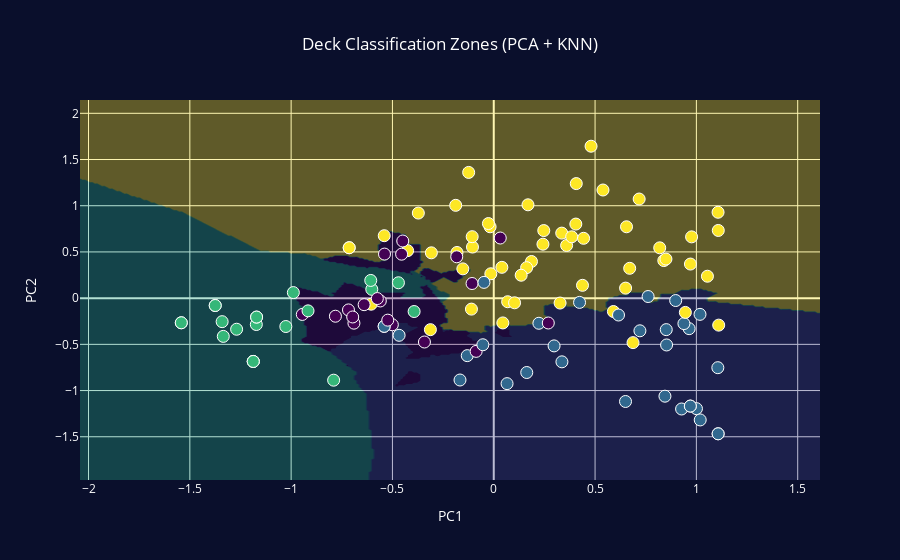

The code cell stored with this chart in its notebook:
### Code cell
fig = go.Figure()

# Decision zones (cluster regions)
fig.add_trace(
    go.Contour(
        x=np.linspace(x_min, x_max, 300),
        y=np.linspace(y_min, y_max, 300),
        z=Z,
        showscale=False,
        colorscale="Viridis",
        opacity=0.35,
        contours=dict(showlines=False)
    )
)

# Deck scatter
fig.add_trace(
    go.Scatter(
        x=df["pc1"],
        y=df["pc2"],
        mode="markers",
        marker=dict(
            size=12,
            color=df["cluster"],
            colorscale="Viridis",
            line=dict(width=1, color="white")
        ),
        text=df["sorted_deck_str"],
        hovertemplate="<b>Cluster %{marker.color}</b><br>%{text}<extra></extra>"
    )
)

fig.update_layout(
    title="Deck Classification Zones (PCA + KNN)",
    xaxis_title="PC1",
    yaxis_title="PC2",
    plot_bgcolor="#0a0f2c",
    paper_bgcolor="#0a0f2c",
    font=dict(color="white"),
    title_x=0.5
)

fig.show()

### Figure 1 — Plotly figure (JSON) as saved in the notebook; plotly's stock layout.template omitted (floating-point values rounded to 4 significant figures; data arrays with more than 128 entries replaced by an {"elided": "..."} marker saying what was removed)
{"data": [{"colorscale": [[0, "#440154"], [0.1111, "#482878"], [0.2222, "#3e4989"], [0.3333, "#31688e"], [0.4444, "#26828e"], [0.5556, "#1f9e89"], [0.6667, "#35b779"], [0.7778, "#6ece58"], [0.8889, "#b5de2b"], [1, "#fde725"]], "contours": {"showlines": false}, "opacity": 0.35, "showscale": false, "type": "contour", "x": {"elided": "300 float values"}, "y": {"elided": "300 float values"}, "z": {"elided": "300x300 int values"}}, {"hovertemplate": "<b>Cluster %{marker.color}</b><br>%{text}<extra></extra>", "marker": {"color": [0, 3, 2, 2, 2, 2, 1, 2, 3, 1, 1, 3, 3, 3, 1, 1, 0, 3, 3, 1, 1, 3, 2, 1, 1, 2, 3, 0, 3, 3, 0, 2, 3, 3, 1, 3, 3, 3, 0, 1, 3, 3, 1, 3, 3, 0, 1, 0, 1, 0, 3, 2, 3, 2, 0, 0, 1, 3, 2, 2, 3, 3, 3, 1, 2, 0, 2, 1, 1, 1, 1, 3, 3, 3, 3, 3, 3, 3, 1, 1, 3, 3, 3, 3, 1, 3, 0, 0, 1, 0, 2, 0, 3, 1, 3, 3, 3, 2, 2, 1, 3, 3, 3, 3, 1, 2, 2, 1, 0, 0, 3, 3, 3, 0, 2, 1, 1, 3, 3, 1, 2, 3, 1, 3, 3, 0], "colorscale": [[0, "#440154"], [0.1111, "#482878"], [0.2222, "#3e4989"], [0.3333, "#31688e"], [0.4444, "#26828e"], [0.5556, "#1f9e89"], [0.6667, "#35b779"], [0.7778, "#6ece58"], [0.8889, "#b5de2b"], [1, "#fde725"]], "line": {"color": "white", "width": 1}, "size": 12}, "mode": "markers", "text": ["Barbarian Barrel, Baby Dragon, Tornado, Ice Wizard, Poison, Graveyard, Tombstone, Knight", "Mega Knight, Arrows, Bats, Archer Queen, Royal Ghost, Bandit, Ram Rider, Lightning", "P.E.K.K.A, Electro Wizard, Royal Ghost, Arrows, Battle Ram, Lumberjack, Mother Witch, Golden Knight", "P.E.K.K.A, Electro Wizard, Royal Ghost, Arrows, Battle Ram, Lumberjack, Mother Witch, Golden Knight", "P.E.K.K.A, Rage, Arrows, Goblin Giant, Bomber, Goblin Curse, Goblin Machine, Spirit Empress", "Electro Wizard, Elite Barbarians, Lumberjack, Goblin Curse, Elixir Golem, Fireball, Executioner, Skeleton Army", "The Log, Ice Spirit, Knight, Goblin Barrel, Princess, Goblin Gang, Rocket, Inferno Tower", "P.E.K.K.A, Rage, Electro Wizard, Arrows, Goblin Giant, Bomber, Goblin Curse, Goblin Machine", "Mega Knight, Mini P.E.K.K.A, The Log, Minions, Tesla, Executioner, Royal Delivery, Vines", "The Log, Ice Spirit, Skeletons, Cannon, Firecracker, Valkyrie, P.E.K.K.A, Goblinstein", "Ice Spirit, Royal Hogs, Cannon, Earthquake, Ice Golem, Hunter, Elixir Collector, Little Prince", "Mini P.E.K.K.A, Skeleton Army, The Log, Hog Rider, Boss Bandit, Executioner, Royal Delivery, Fisherman", "Mega Knight, Goblin Barrel, Hog Rider, Electro Wizard, Knight, Tesla, Fireball, Musketeer", "Mega Knight, Mini P.E.K.K.A, Witch, Inferno Dragon, Lumberjack, Boss Bandit, Skeleton Barrel, Electro Dragon", "The Log, Royal Hogs, Tesla, Electro Spirit, Mega Knight, Royal Delivery, Archer Queen, Electro Dragon", "Royal Hogs, Arrows, Fireball, Barbarian Barrel, Flying Machine, Goblin Cage, Royal Recruits, Zappies", "Barbarian Barrel, Tornado, Ice Wizard, Poison, Skeleton King, Graveyard, Tombstone, Phoenix", "Witch, Arrows, Minions, Giant Snowball, Bowler, Guards, Giant, Graveyard", "Mega Knight, Mini P.E.K.K.A, Arrows, Bats, Firecracker, Tesla, Royal Ghost, Skeleton Barrel", "Knight, Arrows, Cannon, Goblin Barrel, Valkyrie, P.E.K.K.A, Wizard, Magic Archer", "The Log, Fireball, Archers, Boss Bandit, Royal Delivery, Balloon, Bats, Lumberjack", "Mega Knight, Witch, Arrows, Inferno Dragon, Electro Spirit, Magic Archer, Rocket, Fire Spirit", "Rage, Elite Barbarians, Royal Ghost, Bandit, Heal Spirit, Archers, Elixir Collector, Three Musketeers", "The Log, Skeletons, Knight, Tesla, Goblin Barrel, Giant Snowball, Dart Goblin, Ice Wizard", "The Log, Tesla, Firecracker, Princess, Valkyrie, Witch, Hunter, Bandit", "Arrows, Zap, Inferno Dragon, Balloon, Guards, Lava Hound, Skeleton Dragons, Valkyrie", "Skeleton Army, The Log, Arrows, Golden Knight, Princess, Baby Dragon, Inferno Tower, P.E.K.K.A", "Baby Dragon, Lumberjack, Golem, Night Witch, Zap, Mega Minion, Archers, Goblin Gang", "Mega Knight, Mini P.E.K.K.A, Skeleton Army, Minions, Dart Goblin, Princess, Elixir Golem, Mother Witch", "Mega Knight, Mini P.E.K.K.A, Witch, Hog Rider, Inferno Dragon, Skeletons, Battle Ram, Skeleton King", "Barbarian Barrel, Poison, Cannon Cart, Goblin Barrel, Goblin Gang, Cannon, Dart Goblin, Royal Recruits", "P.E.K.K.A, Rage, Elite Barbarians, Archers, Mother Witch, Bomber, Vines, Ice Spirit", "Skeleton Army, Minions, Dart Goblin, Hog Rider, Zap, Valkyrie, Wizard, Tesla", "Mega Knight, Golden Knight, Zap, Firecracker, Rage, Skeletons, Ice Wizard, Suspicious Bush", "The Log, Skeletons, Knight, Tesla, Fireball, Archers, Electro Spirit, X-Bow", "Mini P.E.K.K.A, The Log, Witch, Minions, Hog Rider, Executioner, Mighty Miner, Goblin Hut", "Mega Knight, Mini P.E.K.K.A, Skeleton Army, Witch, Minions, Golden Knight, Giant Snowball, Bowler", "The Log, Goblin Barrel, Dart Goblin, Princess, Valkyrie, Inferno Tower, Skeleton Barrel, Electro Dragon", "Baby Dragon, Skeleton Army, Miner, Goblin Cage, Fireball, Giant Snowball, Prince, Rascals", "The Log, Royal Hogs, Tesla, Goblin Barrel, Archers, Boss Bandit, Skeleton Army, Wizard", "Mega Knight, Skeleton Army, The Log, Bats, Princess, Knight, Tesla, Electro Spirit", "Mega Knight, Skeleton Army, The Log, Bats, Zap, Princess, Musketeer, Elite Barbarians", "The Log, Ice Spirit, Skeletons, Knight, Tesla, Fireball, Archers, X-Bow", "Mega Knight, Bats, Valkyrie, Lumberjack, Barbarians, Electro Dragon, Battle Ram, Skeleton Dragons", "Mini P.E.K.K.A, The Log, Goblin Barrel, Firecracker, Lumberjack, Bandit, Mirror, Mother Witch", "Barbarian Barrel, Minions, Skeleton Army, Miner, Poison, Skeleton King, Wall Breakers, Goblin Hut", "Skeletons, Knight, Arrows, Firecracker, Goblin Gang, Mega Knight, Hog Rider, Bomb Tower", "Barbarian Barrel, Baby Dragon, Lumberjack, Golem, Tornado, Night Witch, Mega Minion, Lightning", "Ice Spirit, Royal Hogs, Arrows, Cannon, Princess, Witch, Skeleton King, Royal Ghost", "Barbarian Barrel, Lumberjack, Golem, Tornado, Electro Dragon, Battle Healer, Elixir Collector, Skeleton Dragons", "Mega Knight, Skeleton Army, The Log, Minions, Valkyrie, Baby Dragon, Royal Ghost, Ice Wizard", "Rage, Elite Barbarians, Lumberjack, Goblin Machine, Inferno Dragon, Vines, Mighty Miner, Mini P.E.K.K.A", "Skeleton Army, Witch, Golden Knight, Wizard, Lumberjack, Rage, Elite Barbarians, Void", "P.E.K.K.A, Electro Wizard, Royal Ghost, Zap, Bandit, Battle Ram, Magic Archer, Poison", "Barbarian Barrel, Royal Ghost, Giant Snowball, Lightning, Ram Rider, Boss Bandit, Executioner, Guards", "Baby Dragon, Lumberjack, Golem, Skeleton Army, Night Witch, Arrows, Bats, Clone", "Royal Hogs, Arrows, Electro Spirit, Barbarian Barrel, Flying Machine, Goblin Cage, Royal Recruits, Zappies", "Mini P.E.K.K.A, Skeleton Army, Arrows, Bats, Zap, Minion Horde, Giant, Sparky", "Rage, Elite Barbarians, Arrows, Zap, Inferno Dragon, Elixir Golem, Battle Healer, Electro Dragon", "Rage, Electro Wizard, Elite Barbarians, Zap, Heal Spirit, Goblin Giant, Dark Prince, Sparky", "Mega Knight, Goblin Barrel, Valkyrie, Archer Queen, Prince, Giant Snowball, Guards, Minion Horde", "Mega Knight, Mini P.E.K.K.A, Skeleton Army, The Log, Minions, Valkyrie, Fireball, Cannon", "Mini P.E.K.K.A, Skeleton Army, Bats, Wizard, Elixir Golem, Mirror, Berserker, Goblin Curse", "Royal Hogs, Arrows, Electro Spirit, Barbarian Barrel, Flying Machine, Goblin Cage, Royal Recruits, Zappies", "Rage, Elite Barbarians, Royal Ghost, Bandit, Heal Spirit, Archers, Elixir Collector, Three Musketeers", "Baby Dragon, Goblin Cage, Royal Ghost, Bowler, Cannon Cart, Rascals, Battle Ram, Goblin Demolisher", "Rage, Electro Wizard, Elite Barbarians, Zap, Heal Spirit, Goblin Giant, Dark Prince, Sparky", "The Log, Skeletons, Royal Hogs, Tesla, Boss Bandit, Royal Delivery, Dark Prince, Mini P.E.K.K.A", "Ice Spirit, Royal Hogs, Archers, Royal Delivery, Earthquake, Mighty Miner, Rage, Tombstone", "Ice Spirit, Skeletons, Firecracker, Princess, Boss Bandit, Electro Spirit, Wizard, Fire Spirit", "The Log, Ice Spirit, Knight, Cannon, Goblin Barrel, Princess, Goblin Gang, Rocket", "Mini P.E.K.K.A, Skeleton Army, Goblin Barrel, Dart Goblin, Firecracker, Valkyrie, Knight, Berserker", "Mega Knight, Arrows, Bats, Archer Queen, Royal Ghost, Bandit, Ram Rider, Lightning", "Zap, Princess, Electro Wizard, Inferno Dragon, Inferno Tower, Ram Rider, Balloon, Freeze", "Mega Knight, Skeleton Army, Goblin Barrel, Bats, Golden Knight, Dart Goblin, Electro Wizard, Knight", "Mega Knight, Mini P.E.K.K.A, Witch, Arrows, Minions, Zap, Wizard, Lumberjack", "Dart Goblin, Firecracker, Musketeer, Inferno Tower, Bowler, Elixir Golem, Tornado, Battle Healer", "Mini P.E.K.K.A, Witch, Knight, Baby Dragon, Mighty Miner, Archers, Freeze, Heal Spirit", "The Log, Skeletons, Knight, Firecracker, Goblin Gang, Mega Knight, Balloon, Giant Snowball", "The Log, Ice Spirit, Skeletons, Knight, Tesla, Fireball, Archers, X-Bow", "Mega Knight, Mini P.E.K.K.A, Skeleton Army, The Log, Minions, Electro Wizard, Archer Queen, Royal Hogs", "Skeleton Army, Goblin Barrel, Hog Rider, Wizard, Electro Wizard, Baby Dragon, Executioner, Barbarians", "Mega Knight, Mini P.E.K.K.A, Skeleton Army, Witch, Goblin Barrel, Arrows, Dart Goblin, Royal Hogs", "Goblin Barrel, Wizard, Lumberjack, Fireball, Musketeer, Royal Ghost, Skeleton Barrel, Mighty Miner", "The Log, Ice Spirit, Skeletons, Cannon, Fireball, Hog Rider, Ice Golem, Musketeer", "Mega Knight, Mini P.E.K.K.A, Golden Knight, Zap, Firecracker, Electro Wizard, Giant Snowball, Ram Rider", "Baby Dragon, Lumberjack, Tornado, Ice Wizard, Zap, Balloon, Freeze, P.E.K.K.A", "Barbarian Barrel, Lumberjack, Tornado, Balloon, Bowler, Electro Dragon, Freeze, Inferno Dragon", "Ice Spirit, Skeletons, Arrows, Mega Knight, Skeleton Army, P.E.K.K.A, Bowler, Sparky", "Barbarian Barrel, Minions, Miner, Zap, Royal Ghost, Wall Breakers, Mega Knight, Musketeer", "P.E.K.K.A, Electro Wizard, Zap, Bandit, Battle Ram, Magic Archer, Dark Prince, Poison", "Barbarian Barrel, Baby Dragon, Minions, Electro Spirit, P.E.K.K.A, Ram Rider, Berserker, Vines", "Skeleton Army, Witch, Boss Bandit, Barbarians, Electro Spirit, Royal Delivery, Vines, Tombstone", "The Log, Skeletons, Knight, Arrows, Boss Bandit, Witch, Skeleton Army, Executioner", "Mega Knight, Skeleton Army, The Log, Witch, Arrows, Golden Knight, Inferno Dragon, Cannon", "Mega Knight, Skeleton Army, Wizard, Archer Queen, Rage, Royal Hogs, Minion Horde, Balloon", "Mini P.E.K.K.A, The Log, Witch, Goblin Barrel, Princess, Knight, Baby Dragon, Cannon", "P.E.K.K.A, Rage, Royal Ghost, Battle Ram, Heal Spirit, Mother Witch, Golden Knight, Zappies", "P.E.K.K.A, Elite Barbarians, Zap, Archers, Goblin Gang, Archer Queen, Mega Knight, Skeletons", "The Log, Ice Spirit, Skeletons, Royal Hogs, Cannon, Royal Delivery, Earthquake, Archer Queen", "Mega Knight, Mini P.E.K.K.A, Witch, Goblin Barrel, Bats, Rage, Skeletons, Goblin Cage", "Mega Knight, Arrows, Bats, Zap, Archer Queen, Prince, Bandit, Wall Breakers", "Mini P.E.K.K.A, The Log, Goblin Barrel, Bats, Valkyrie, Tesla, Fireball, Wall Breakers", "Mega Knight, Mini P.E.K.K.A, The Log, Witch, Minions, Golden Knight, Dart Goblin, Skeletons", "Ice Spirit, Arrows, Goblin Barrel, Princess, Goblin Gang, Valkyrie, Rocket, Inferno Tower", "Rage, Elite Barbarians, Royal Ghost, Bandit, Heal Spirit, Archers, Elixir Collector, Three Musketeers", "P.E.K.K.A, Electro Wizard, Royal Ghost, Arrows, Bandit, Battle Ram, Magic Archer, Fireball", "The Log, Royal Hogs, Cannon, Bowler, Electro Wizard, Golden Knight, Inferno Dragon, Miner", "Golem, Skeleton Army, Miner, Night Witch, Zap, Skeleton King, Inferno Dragon, Goblin Curse", "Barbarian Barrel, Baby Dragon, Golem, Minions, Skeleton Army, Fireball, Furnace, Mini P.E.K.K.A", "Mega Knight, The Log, Witch, Goblin Barrel, Golden Knight, Hog Rider, Firecracker, Inferno Tower", "Mega Knight, The Log, Golden Knight, Inferno Dragon, Knight, Executioner, Rocket, Tornado", "Mega Knight, The Log, Wizard, Electro Wizard, Prince, Magic Archer, Sparky, Clone", "Lumberjack, Minions, Ice Wizard, Balloon, Archers, Prince, The Log, Valkyrie", "P.E.K.K.A, Electro Wizard, Royal Ghost, Zap, Bandit, Battle Ram, Magic Archer, Poison", "The Log, Knight, Arrows, Cannon, Goblin Barrel, Valkyrie, Witch, Wall Breakers", "The Log, Ice Spirit, Skeletons, Cannon, Fireball, Hog Rider, Ice Golem, Musketeer", "Goblin Barrel, Arrows, Dart Goblin, Princess, Prince, Boss Bandit, Wall Breakers, Goblin Gang", "Mini P.E.K.K.A, Witch, Golden Knight, Fireball, Prince, Rage, Royal Hogs, Guards", "The Log, Skeletons, Royal Hogs, Knight, Arrows, Mega Knight, Electro Wizard, Wall Breakers", "P.E.K.K.A, Royal Ghost, Arrows, Balloon, Goblin Gang, Bats, Minion Horde, Wizard", "Mega Knight, The Log, Witch, Minions, Hog Rider, Musketeer, Archers, Skeleton King", "The Log, Ice Spirit, Royal Hogs, Tesla, Firecracker, Witch, Skeleton Army, Skeleton King", "Mega Knight, The Log, Inferno Dragon, Lumberjack, Fireball, Musketeer, Prince, Mirror", "Mega Knight, Skeleton Army, Hog Rider, Zap, Firecracker, Tesla, Boss Bandit, Magic Archer", "Barbarian Barrel, Lumberjack, Goblin Cage, Mega Minion, Arrows, Electro Spirit, Goblin Barrel, Royal Giant"], "type": "scatter", "x": [-0.3421, -0.7134, -1.375, -1.375, -1.026, -0.4706, 0.9269, -1.172, 0.9763, 0.6503, 0.06556, 0.8393, 0.5905, 0.1689, 0.7617, -0.4673, -0.5006, -0.1815, -0.01809, -0.1308, 0.2976, -0.1051, -1.187, 1.106, 0.7213, -0.602, 0.06857, -0.6901, 0.4072, 0.405, -0.08695, -0.7903, 0.2428, -0.1527, 1.0, 0.819, 0.4801, 0.6873, -0.1071, 0.8513, 1.055, 0.3595, 1.107, -0.308, 0.3273, -0.1828, 0.4234, -0.717, -0.05379, -0.6962, 0.4433, -0.6071, -0.4251, -1.542, -0.56, -0.5392, -0.5409, -0.3723, -0.9891, -1.171, 0.1862, 1.108, -0.02634, -0.5409, -1.187, -0.7815, -1.171, 0.9642, -0.1666, 0.3364, 1.019, 0.6708, -0.7134, -0.6052, 0.3355, -0.1239, -0.1102, 0.1026, 0.9385, 1.107, 0.7176, -0.01444, 0.539, -0.3127, 0.9702, -0.1878, -0.9449, -0.6398, -0.04832, -0.4492, -1.341, -0.5746, 0.1621, 0.8978, 0.6551, -0.1065, 1.11, -1.269, -0.3931, 0.8449, 0.3846, -0.5406, 0.9456, 1.107, 0.1629, -1.187, -1.335, 0.2227, -0.4549, 0.03203, 0.9707, 0.6506, 0.1353, 0.2691, -1.542, 0.8529, 0.9702, 0.04476, 0.03996, 0.6157, -0.9166, 0.8498, 1.018, 0.438, 0.2468, -0.5231], "y": [-0.4748, 0.5456, -0.07979, -0.07979, -0.3071, 0.1663, -1.2, -0.2854, 0.6629, -1.118, -0.925, 0.4065, -0.1446, 1.01, 0.01752, -0.4022, -0.288, 0.4942, 0.772, -0.6222, -0.5169, 0.5528, -0.6851, -0.7525, -0.3536, 0.0952, -0.03884, -0.2709, 1.24, 0.8015, -0.5759, -0.8877, 0.5838, 0.3166, -1.196, 0.5444, 1.644, -0.4814, 0.1583, -0.3408, 0.2371, 0.5699, -1.468, 0.4903, -0.05321, 0.4474, -0.04592, -0.1276, -0.5045, -0.2037, 0.6474, 0.1914, 0.514, -0.2666, -0.03066, 0.4767, -0.3052, 0.9206, 0.06029, -0.2051, 0.3964, 0.7323, 0.807, -0.3052, -0.6851, -0.1956, -0.2051, -0.3304, -0.8858, -0.6893, -1.318, 0.3228, 0.5456, -0.06547, 0.7037, 1.36, -0.1188, -0.05035, -0.2754, -1.468, 1.072, 0.2637, 1.17, -0.3411, -1.168, 1.004, -0.1764, -0.07058, 0.1707, 0.6182, -0.2545, -0.00453, 0.3296, -0.026, 0.7722, 0.665, -0.2921, -0.3366, -0.1448, -1.061, 0.6637, 0.6757, -0.1543, 0.9292, -0.8048, -0.6851, -0.414, -0.272, 0.4756, 0.6506, 0.3688, 0.1085, 0.248, -0.2689, -0.2666, -0.5066, -1.168, -0.2683, 0.3334, -0.1825, -0.1377, 0.423, -0.1754, 0.1387, 0.7312, -0.2381]}], "layout": {"font": {"color": "white"}, "paper_bgcolor": "#0a0f2c", "plot_bgcolor": "#0a0f2c", "title": {"text": "Deck Classification Zones (PCA + KNN)", "x": 0.5}, "xaxis": {"title": {"text": "PC1"}}, "yaxis": {"title": {"text": "PC2"}}}}
